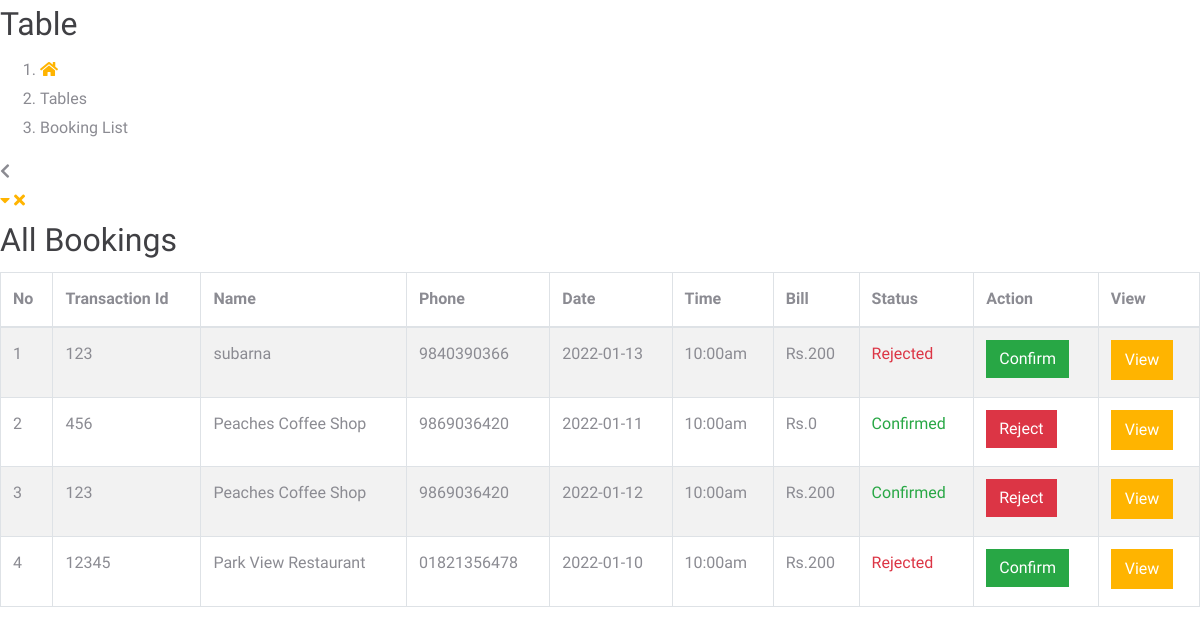
Screenshot of /dashboard/index.php (signed in) with the database file from the repository.
### tables this page shows
CREATE TABLE `booking_details` (
  `id` int(11) NOT NULL,
  `booking_id` varchar(200) DEFAULT NULL,
  `res_id` int(11) DEFAULT NULL,
  `c_id` int(11) DEFAULT NULL,
  `make_date` date DEFAULT NULL,
  `make_time` varchar(50) DEFAULT NULL,
  `name` varchar(50) DEFAULT NULL,
  `phone` varchar(100) DEFAULT NULL,
  `booking_date` date DEFAULT NULL,
  `booking_time` varchar(30) DEFAULT NULL,
  `bill` float DEFAULT NULL,
  `transactionid` varchar(100) DEFAULT NULL,
  `status` int(11) NOT NULL DEFAULT 0 COMMENT '0- reject, 1-confirmed',
  `reject` int(11) DEFAULT 0
);

### dashboard/index.php (the view, shortened to what this page needs)
<?php include 'template/header.php';
?>
	<body>
		<section class="body">
			<div class="inner-wrapper">
				<section role="main" class="content-body">
					<header class="page-header">
						<h2>Table</h2>
						<div class="right-wrapper pull-right">
							<ol class="breadcrumbs">
								<li>
									<a href="index.php">
										<i class="fa fa-home"></i>
									</a>
								</li>
								<li><span>Tables</span></li>
								<li><span>Booking List</span></li>
							</ol>
							<a class="sidebar-right-toggle" data-open="sidebar-right"><i class="fa fa-chevron-left"></i></a>
						</div>
					</header>
						<section class="panel">
							<header class="panel-heading">
								<div class="panel-actions">
									<a href="#" class="fa fa-caret-down"></a>
									<a href="#" class="fa fa-times"></a>
								</div>
								<h2 class="panel-title">All Bookings</h2>
							</header>
							<div class="panel-body">
								<table class="table table-bordered table-striped mb-none" id="datatable-tabletools" data-swf-path="assets/vendor/jquery-datatables/extras/TableTools/swf/copy_csv_xls_pdf.swf">
									<thead>
										<tr>
											<th>No</th>
											<th>Transaction Id</th>
											<th>Name</th>
											<th>Phone</th>
											<th>Date</th>
											<th>Time</th>
											<th>Bill</th>
											<th class="hidden-phone">Status</th>
											<th class="hidden-phone">Action</th>
											<th class="hidden-phone">View</th>
										</tr>
									</thead>
									<tbody>
										<?php
										$count = 1;
										$con = connect();
										$res_id = $_SESSION['id'];
										$sql = "SELECT * FROM `booking_details` WHERE res_id = '$res_id'  ORDER BY make_date DESC;";
										$result = $con->query($sql);
										foreach ($result as $r) {
										?>
										<tr class="gradeX">
											<td class="center hidden-phone"><?php echo $count; ?></td>
											<td class="center hidden-phone"><?php echo $r['transactionid']; ?></td>
											<td><?php echo $r['name']; ?></td>
											<td><?php echo $r['phone']; ?></td>
											<td><?php echo $r['booking_date']; ?></td>
											<td><?php echo $r['booking_time']; ?></td>
											<td>Rs.<?php echo $r['bill']; ?></td>
											<td class="center hidden-phone">
												<?php
													$status = $r['status'];
													if ($status == 0) {
												?>
												<p class="text-danger">Rejected</p>
												<?php }else{ ?>
													<p class="text-success">Confirmed</p>
												<?php } ?>
											</td>
											<td class="center hidden-phone">
												<?php
													if ($status == 1) {
												?>
												<a href="approve-reject.php?breject_id=<?php echo $r['id']; ?>&booking-number=<?php echo $r['booking_id']; ?>" class="btn btn-danger"  onclick="if (!Done()) return false; ">Reject</a>
												<?php }else{ ?>
												<a href="approve-reject.php?bapprove_id=<?php echo $r['id']; ?>&booking-number=<?php echo $r['booking_id']; ?>" class="btn btn-success"  onclick="if (!Done()) return false; ">Confirm</a>
												<?php } ?>
											</td>
											<td class="center hidden-phone">
												<a href="invoice.php?booking-number=<?php echo $r['booking_id']; ?>" class="btn btn-primary">View</a>
											</td>
										</tr>
										<?php $count++; } ?>
									</tbody>
								</table>
							</div>
						</section>
				</section>
			</div>
		</section>
	</body>
</html>

### template/header.php (shortened to what this page needs)
<!DOCTYPE html>
<html lang="en">
  <head>
    <link rel="stylesheet" href="css/open-iconic-bootstrap.min.css">
    <link rel="stylesheet" href="css/animate.css">
	<link rel="stylesheet" href="https://use.fontawesome.com/releases/v5.7.1/css/all.css">
    <link rel="stylesheet" href="css/owl.carousel.min.css">
    <link rel="stylesheet" href="css/owl.theme.default.min.css">
    <link rel="stylesheet" href="css/magnific-popup.css">
    <link rel="stylesheet" href="css/aos.css">
    <link rel="stylesheet" href="css/ionicons.min.css">
    <link rel="stylesheet" href="css/bootstrap-datepicker.css">
    <link rel="stylesheet" href="css/jquery.timepicker.css">
    <link rel="stylesheet" href="css/flaticon.css">
    <link rel="stylesheet" href="css/icomoon.css">
    <link rel="stylesheet" href="css/style.css">
  </head>

### rows the page displays
booking_details: transactionid "123", name "subarna", phone "9840390366", booking_date "2022-01-13", booking_time "10:00am", bill "200", status "Rejected"
booking_details: transactionid "456", name "Peaches Coffee Shop", phone "9869036420", booking_date "2022-01-11", booking_time "10:00am", bill "0", status "Confirmed"
booking_details: transactionid "123", name "Peaches Coffee Shop", phone "9869036420", booking_date "2022-01-12", booking_time "10:00am", bill "200", status "Confirmed"
booking_details: transactionid "12345", name "Park View Restaurant", phone "01821356478", booking_date "2022-01-10", booking_time "10:00am", bill "200", status "Rejected"
